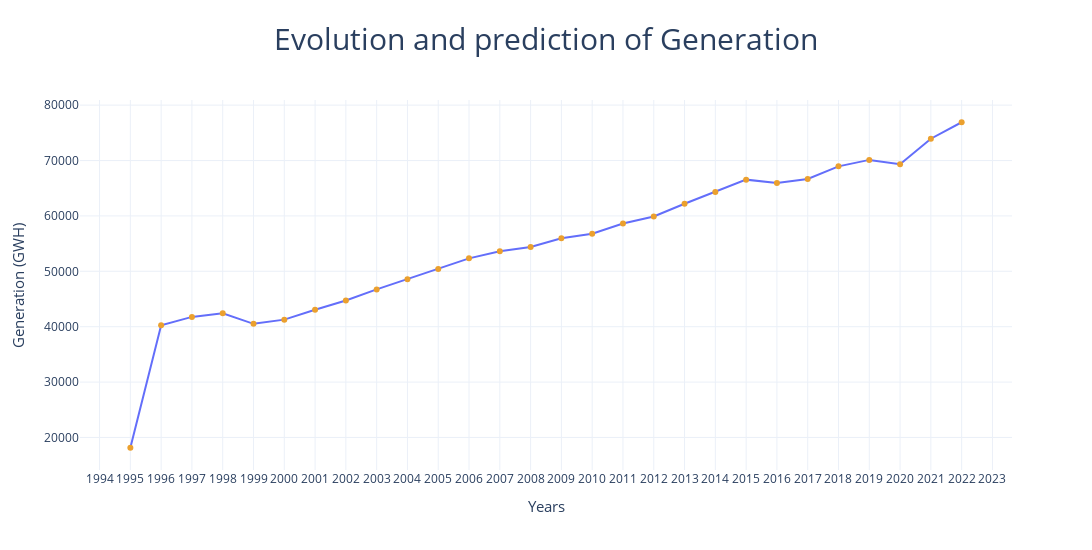

The cell this chart's notebook holds for it:
### Markdown cell above
## Electricity generation evolution in GWh/Year

### Code cell
data=yearlygeneration.groupby("Fecha").sum(numeric_only=True).reset_index()
fig =px.line(data, x='Fecha', y='Total', title='Evolution and prediction of Generation',
                 labels={'Fecha': 'Years', 'Total': 'Generation (GWH)'},markers=True)
fig.update_traces(marker=dict(color='#EBA02E'))
fig.update_layout(
    xaxis=dict(tickmode='linear'),
    yaxis=dict(tickformat=".0f"),
    template='plotly_white',
    title=dict(font=dict(size=30), x=0.5,  # Centrar el título
        xanchor='center',),
    xaxis_title=dict(font=dict(size=15)),
    yaxis_title=dict(font=dict(size=15)),
    legend=dict(font=dict(size=12)),width=1400,height=550
)
fig.show()

### Figure 1 — Plotly figure (JSON) as saved in the notebook; plotly's stock layout.template omitted (floating-point values rounded to 4 significant figures)
{"data": [{"hovertemplate": "Years=%{x}<br>Generation (GWH)=%{y}<extra></extra>", "legendgroup": "", "line": {"color": "#636efa", "dash": "solid"}, "marker": {"color": "#EBA02E", "symbol": "circle"}, "mode": "markers+lines", "name": "", "orientation": "v", "showlegend": false, "type": "scatter", "x": [1995, 1996, 1997, 1998, 1999, 2000, 2001, 2002, 2003, 2004, 2005, 2006, 2007, 2008, 2009, 2010, 2011, 2012, 2013, 2014, 2015, 2016, 2017, 2018, 2019, 2020, 2021, 2022], "xaxis": "x", "y": [18148, 40249, 41768, 42422, 40514, 41277, 43048, 44734, 46735, 48563, 50431, 52340, 53627, 54395, 55965, 56787, 58621, 59891, 62197, 64328, 66548, 65943, 66667, 68947, 70114, 69324, 73933, 76908], "yaxis": "y"}], "layout": {"height": 550, "legend": {"font": {"size": 12}, "tracegroupgap": 0}, "title": {"font": {"size": 30}, "text": "Evolution and prediction of Generation", "x": 0.5, "xanchor": "center"}, "width": 1400, "xaxis": {"anchor": "y", "domain": [0, 1], "tickmode": "linear", "title": {"font": {"size": 15}, "text": "Years"}}, "yaxis": {"anchor": "x", "domain": [0, 1], "tickformat": ".0f", "title": {"font": {"size": 15}, "text": "Generation (GWH)"}}}}
